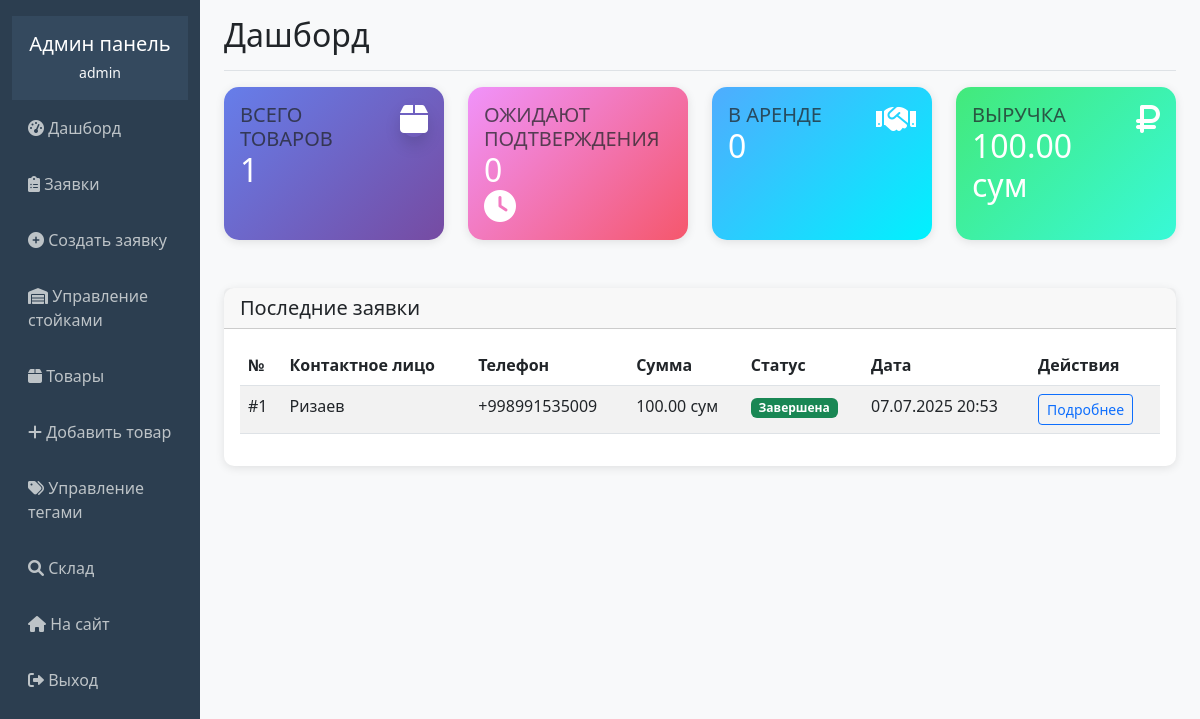
Before: /superuser/ (signed in) with the older database file.
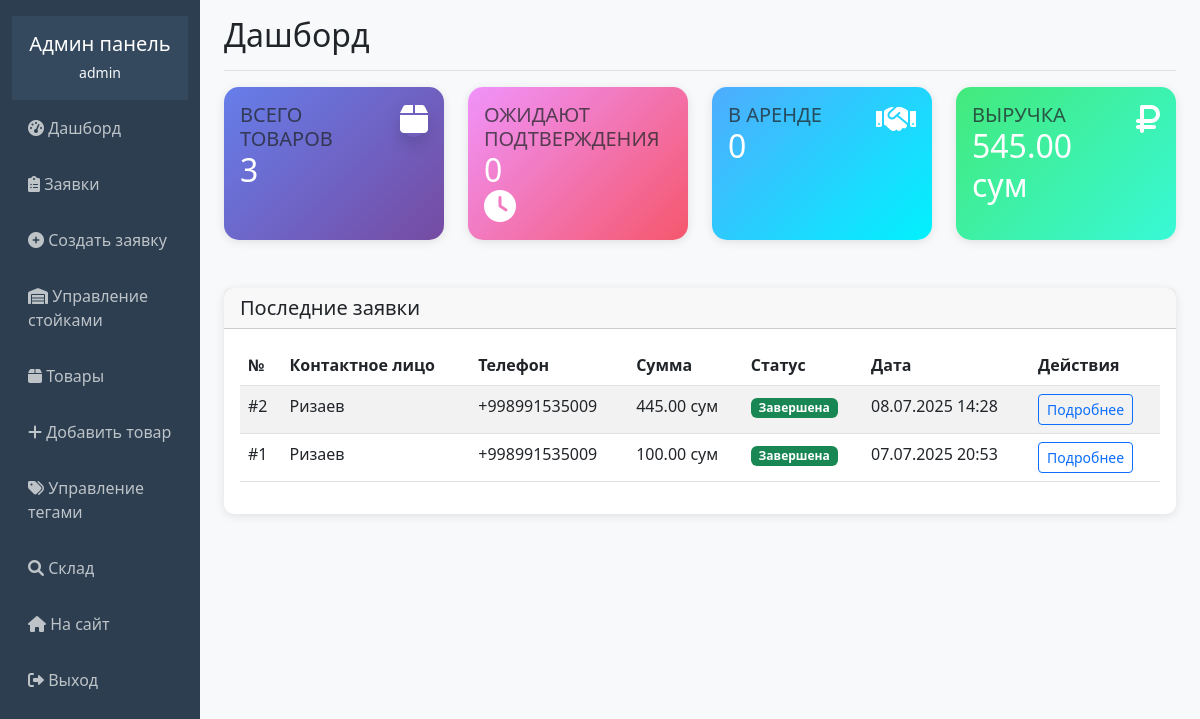
After: the same page with the newer database file.
### rental/models.py (models this page shows, shortened)
class Order(models.Model):
    STATUS_CHOICES = [
        ('pending', 'Ожидает подтверждения'),
        ('confirmed', 'Подтверждена'),
        ('in_rent', 'В аренде'),
        ('completed', 'Завершена'),
    ]
    PAYMENT_CHOICES = [
        ('paid', 'Оплачена'),
        ('unpaid', 'Не оплачена'),
    ]
    contact_person = models.CharField(max_length=200, verbose_name='Контактное лицо')
    phone1 = models.CharField(max_length=20, verbose_name='Телефон 1')
    phone2 = models.CharField(max_length=20, blank=True, verbose_name='Телефон 2')
    comment = models.TextField(blank=True, verbose_name='Комментарий')
    status = models.CharField(max_length=20, choices=STATUS_CHOICES, default='pending', verbose_name='Статус')
    payment_status = models.CharField(max_length=20, choices=PAYMENT_CHOICES, default='unpaid', verbose_name='Оплата')
    created_at = models.DateTimeField(auto_now_add=True, verbose_name='Дата создания')
    rental_start = models.DateField(verbose_name='Начало аренды')
    rental_end = models.DateField(verbose_name='Конец аренды')
    total_amount = models.DecimalField(max_digits=10, decimal_places=2, verbose_name='Общая сумма')
    created_by_admin = models.BooleanField(default=False, verbose_name='Создана администратором')
    class Meta:
        verbose_name = 'Заявка'
        verbose_name_plural = 'Заявки'
        ordering = ['-created_at']

### rental/admin_views.py (the view)
# urls.py: path('', admin_views.admin_dashboard, name='admin_dashboard'),
@user_passes_test(is_admin)
def admin_dashboard(request):
    total_products = Product.objects.count()
    pending_orders = Order.objects.filter(status='pending').count()
    active_rentals = Order.objects.filter(status='in_rent').count()
    total_revenue = sum(order.total_amount for order in Order.objects.filter(payment_status='paid'))
    recent_orders = Order.objects.all()[:5]
    context = {
        'total_products': total_products,
        'pending_orders': pending_orders,
        'active_rentals': active_rentals,
        'total_revenue': total_revenue,
        'recent_orders': recent_orders,
    }
    return render(request, 'rental/admin/dashboard.html', context)

### rental/admin_views.py (called while the page is built)
def is_admin(user):
    return user.is_authenticated and user.is_staff

### templates/rental/admin/dashboard.html (shortened to what the changed rows need)
{% extends 'rental/admin/base_admin.html' %}
{% block content %}
<div class="d-flex justify-content-between flex-wrap flex-md-nowrap align-items-center pb-2 mb-3 border-bottom">
    <h1 class="h2">Дашборд</h1>
</div>
<div class="row mb-4">
    <div class="col-xl-3 col-md-6 mb-4">
        <div class="card stat-card h-100">
            <div class="card-body">
                <div class="row">
                    <div class="col">
                        <h5 class="card-title text-uppercase text-muted mb-0">Всего товаров</h5>
                        <span class="h2 font-weight-bold mb-0">{{ total_products }}</span>
                    </div>
                </div>
            </div>
        </div>
    </div>
    <div class="col-xl-3 col-md-6 mb-4">
        <div class="card stat-card-4 h-100">
            <div class="card-body">
                <div class="row">
                    <div class="col">
                        <h5 class="card-title text-uppercase text-muted mb-0">Выручка</h5>
                        <span class="h2 font-weight-bold mb-0">{{ total_revenue }} сум</span>
                    </div>
                </div>
            </div>
        </div>
    </div>
</div>
<div class="row">
    <div class="col-12">
        <div class="card">
            <div class="card-body">
                <div class="table-responsive">
                    <table class="table table-striped">
                        <thead>
                            <tr>
                                <th>№</th>
                                <th>Контактное лицо</th>
                                <th>Телефон</th>
                                <th>Сумма</th>
                                <th>Статус</th>
                                <th>Дата</th>
                                <th>Действия</th>
                            </tr>
                        </thead>
                        <tbody>
                            {% for order in recent_orders %}
                            <tr>
                                <td>#{{ order.id }}</td>
                                <td>{{ order.contact_person }}</td>
                                <td>{{ order.phone1 }}</td>
                                <td>{{ order.total_amount }} сум</td>
                                <td>
                                    {% if order.status == 'pending' %}
                                        <span class="badge bg-warning">Ожидает</span>
                                    {% elif order.status == 'confirmed' %}
                                        <span class="badge bg-info">Подтверждена</span>
                                    {% elif order.status == 'in_rent' %}
                                        <span class="badge bg-primary">В аренде</span>
                                    {% elif order.status == 'completed' %}
                                        <span class="badge bg-success">Завершена</span>
                                    {% endif %}
                                </td>
                                <td>{{ order.created_at|date:"d.m.Y H:i" }}</td>
                                <td>
                                    <a href="{% url 'admin_order_detail' order.id %}" class="btn btn-sm btn-outline-primary">
                                        Подробнее
                                    </a>
                                </td>
                            </tr>
                            {% empty %}
                            <tr>
                                <td colspan="7" class="text-center">Заявок пока нет</td>
                            </tr>
                            {% endfor %}
                        </tbody>
                    </table>
                </div>
            </div>
        </div>
    </div>
</div>
{% endblock %}

Changed rows visible on the page:
added Order: id "2", contact_person "Ризаев", phone1 "+998991535009", total_amount "445.00", status "Завершена", created_at "08.07.2025 14:28"
Other visible differences:
{{ total_products }}: "1" → "3"
{{ total_revenue }}: "100.00" → "545.00"
